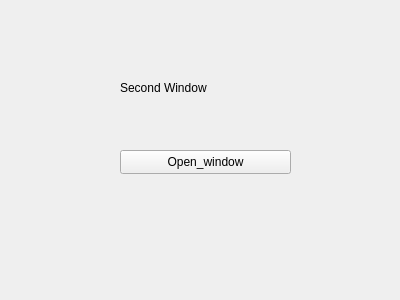
<?xml version="1.0" encoding="UTF-8"?>
<ui version="4.0">
 <class>Reciver</class>
 <widget class="QWidget" name="Reciver">
  <property name="geometry">
   <rect>
    <x>0</x>
    <y>0</y>
    <width>400</width>
    <height>300</height>
   </rect>
  </property>
  <property name="windowTitle">
   <string>Form</string>
  </property>
  <widget class="QLabel" name="label">
   <property name="geometry">
    <rect>
     <x>120</x>
     <y>80</y>
     <width>161</width>
     <height>16</height>
    </rect>
   </property>
   <property name="text">
    <string>Second Window</string>
   </property>
  </widget>
  <widget class="QPushButton" name="pushButton">
   <property name="geometry">
    <rect>
     <x>120</x>
     <y>150</y>
     <width>171</width>
     <height>24</height>
    </rect>
   </property>
   <property name="text">
    <string>Open_window</string>
   </property>
  </widget>
 </widget>
 <resources/>
 <connections/>
</ui>
